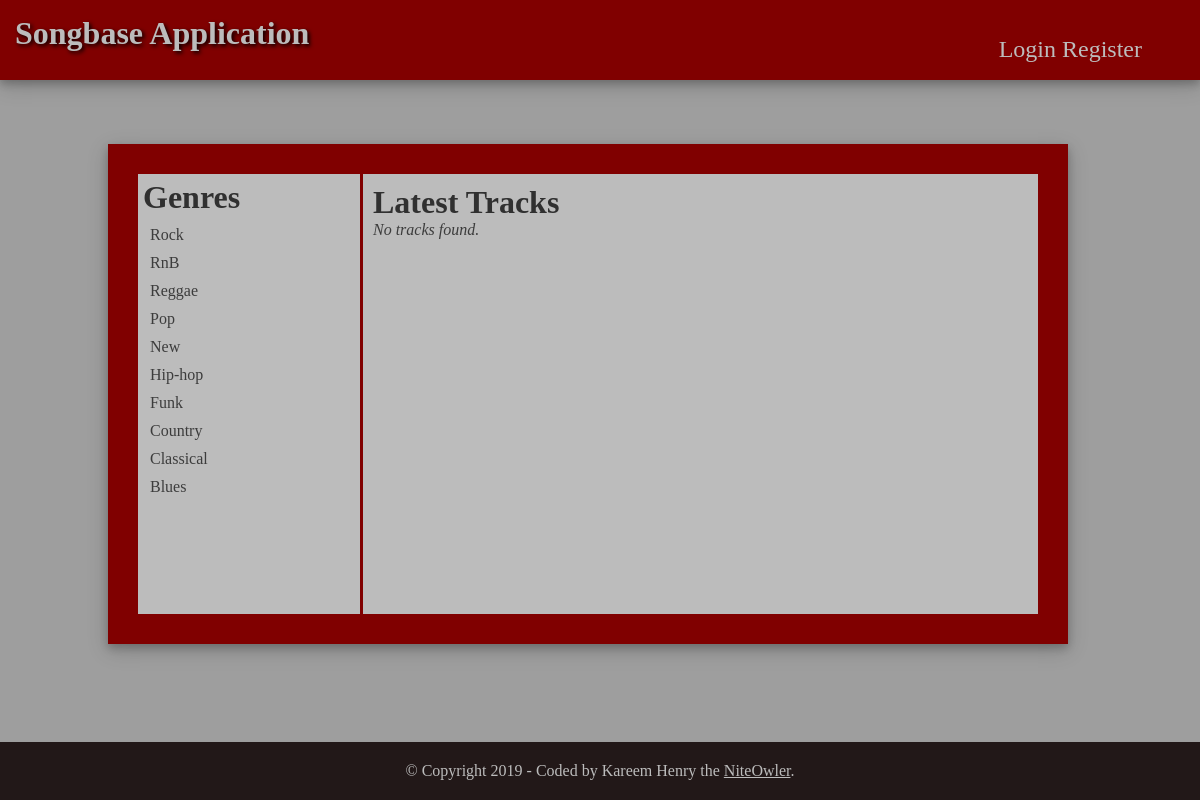
Page /songbase/ on the earlier database version.
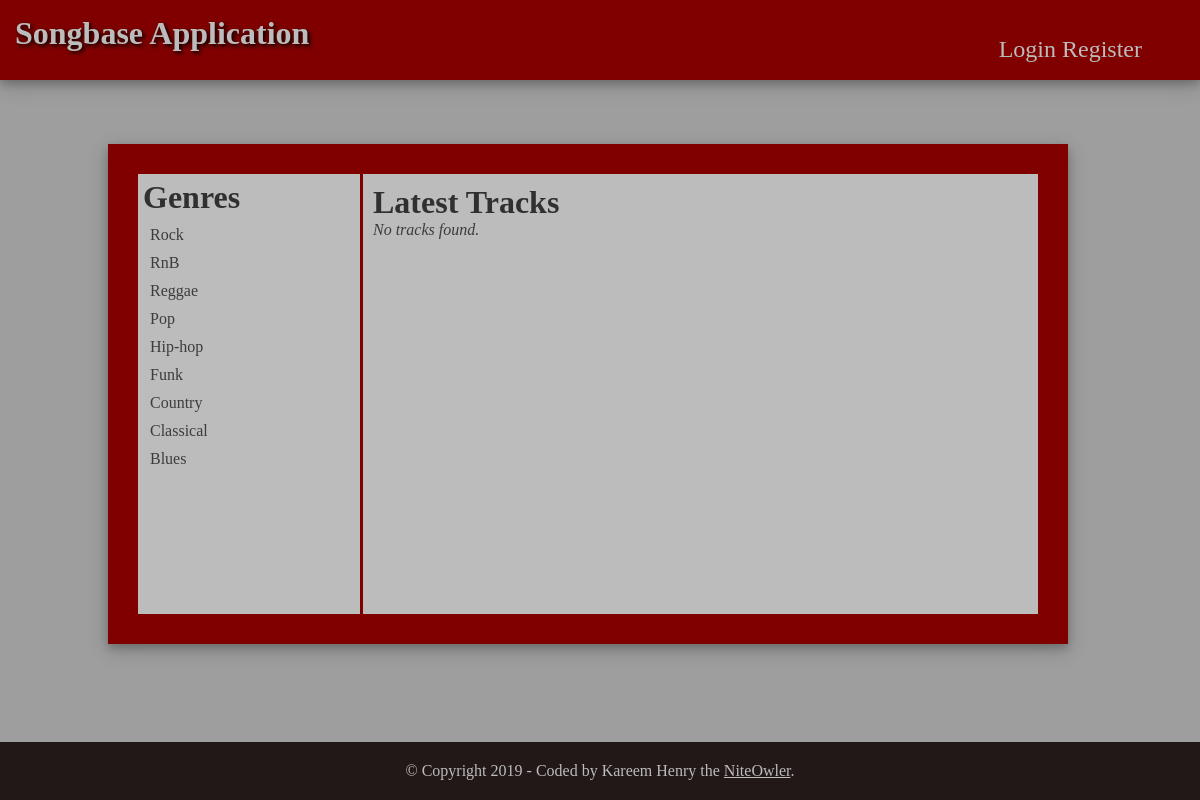
Same page on the later database version.
### models.py (models this page shows, shortened)
class Genre(db.Model):
    __tablename__ = 'genre'
    id = db.Column(db.Integer, primary_key=True, autoincrement=True)
    name = db.Column(db.String(250), nullable=False)
    tracks = db.relationship("Track", backref="genre")

### main.py (the view)
@main.route("/")
@main.route("/songbase/")
def home():
    genre = quesession.query(Genre).\
        order_by(desc(Genre.name))
    quesession.close()
    track = quesession.query(Track).\
        order_by(desc(Track.date)).limit(5)
    quesession.close()
    return render_template(
        'views/home.html',
        genre=genre,
        track=track
    )

### templates/views/home.html (shortened to what this page needs)
{% extends "base.html" %}
{% block rightcontent %}
<div id="right-content">
<h1>Genres</h1>
        <ul>
        {% for genre in genre %}
            <li><a id="{{ genre.id }}" href="{{url_for('main.showTracks', genre_name = genre.name, genre_id = genre.id)}}">{{ genre.name }}</a></li>
        {% endfor %}
        </ul>
</div>
{% endblock %}
{% block leftcontent %}
<div id="left-content">
    <h1>Latest Tracks</h1>
        <div id="track_list">
            <ul class="">
            {% for track in track %}
                <li class="">{{ track.name }} ({{ track.gen_id }})</li>
            {% else %}
                <li><em>No tracks found.</em></li>
            {% endfor %}
            </ul>
        </div>
</div>
{% endblock %}

### templates/base.html (shortened to what this page needs)
<!DOCTYPE html>
<html lang="en">
<head>
{% block head %}
    <link rel="stylesheet" href="{{ url_for('static', filename='style.css') }}">
{% endblock %}
</head>
<body>
    <div id="title-bar">
        <a href="{{url_for('main.home')}}"><h1>Songbase Application</h1></a>
        <div class="navbar">
            {% if not current_user.is_authenticated %}
            <a href="{{ url_for('auth.login') }}" class="navbar-item">Login</a>
            <a href="{{ url_for('auth.register') }}" class="navbar-item">Register</a>
            {% endif %}
        </div>
    </div>
    <div class="container">
    {% block container %}
        {% block rightcontent %}{% endblock %}
        {% block leftcontent %}{% endblock %}
    {% endblock %}
    </div>
    <div id="footer">
    {% block footer %}
        &copy; Copyright 2019 - Coded by Kareem Henry the <a href="https://www.niteowler.com/about/">NiteOwler</a>.
    {% endblock %}
    </div>
</body>
</html>

### static/style.css (style rules this page uses)
* { padding: 0; margin: 0; box-sizing: border-box; }
body { height: 100vh; color: #3c3c3c; background: #9e9e9e; }
#title-bar { background: #800000; box-shadow: 0 4px 8px 0 rgba(0, 0, 0, 0.2), 0 6px 20px 0 rgba(0, 0, 0, 0.19); width: 100%; height: 80px; padding: 15px; }
#title-bar h1 { float: left; color: #bcbcbc; text-shadow: 2px 2px 4px #000000; }
.navbar { font-size: 24px; font-weight: 500; color: #bcbcbc; float: right; padding: 13px; margin: 8px 30px; }
.navbar a { color: #bcbcbc; text-decoration: none; }
.container { background: #800000; box-shadow: 0 4px 8px 0 rgba(0, 0, 0, 0.2), 0 6px 20px 0 rgba(0, 0, 0, 0.19); display: inline-flex; width: 80%; height: 500px; padding: 30px; position: relative; left:9%; right:9%; top:60px; margin:auto; max-width:100%; max-height:100%; overflow:auto; }
#right-content { width: 25%; padding: 5px; border-right: solid #800000; background-color: #bcbcbc; }
#right-content h1 { color: #303030; margin-bottom: 3px; }
#right-content ul { list-style: none; padding: 7px; }
#right-content ul li { padding-bottom: 10px; }
#right-content ul li a { text-decoration: none; color: #3c3c3c; overflow: auto; }
#left-content { width: 75%; padding: 10px; background-color: #bcbcbc; overflow: auto; }
#left-content h1 { color: #303030; }
#left-content ul { list-style: none; }
#track_list ul li { margin-bottom: 3px; }
#footer { position: fixed; bottom: 0; width: 100%; background-color: #221818; color: #bcbcbc; text-align: center; padding: 20px; }
#footer a { color: #bcbcbc; }

Differences in the rows shown:
removed Genre: name "New"
